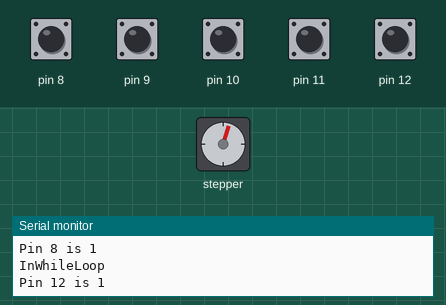
Recording of a sketch running on a simulated Arduino Mega 2560, built with avr-gcc and run on an emulated ATmega2560. On the bench: stepper motor, the last lines printed to the serial monitor. The test bench sets the inputs (shaded band); at power-on: pin 8–12 HIGH. Stepper angles assume 200 steps per turn.

Above: at 0.82 s.
0.9 s: pin 12 pulled LOW for 0.15 s
At 1.6 s:
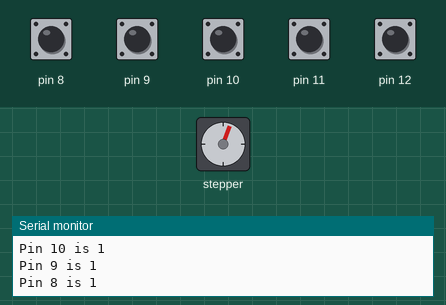
2.5 s: pin 9 pulled LOW for 0.15 s
At 3.7 s:
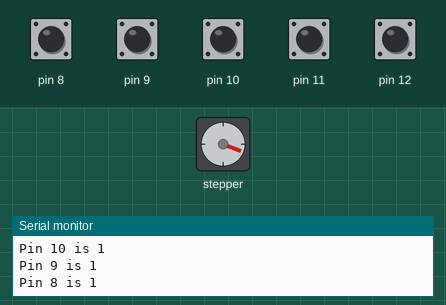
4.1 s: pin 10 pulled LOW for 0.15 s
At 5.1 s:
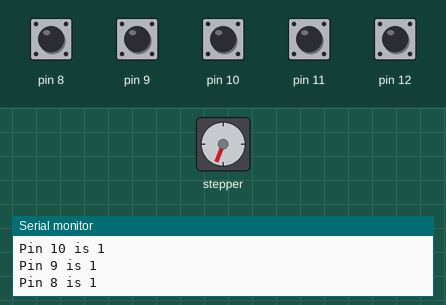
5.7 s: pin 8 pulled LOW for 0.15 s
At 6.6 s:
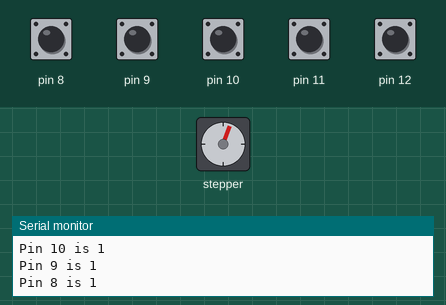
7.3 s: pin 11 pulled LOW for 0.15 s
At 8.5 s:
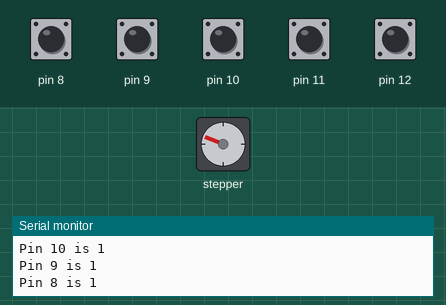
8.9 s: pin 8 pulled LOW for 1 s
At 9.9 s:
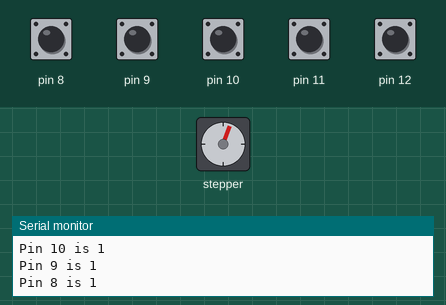
Timing chart, 0 to 11.9 s (numbered marks = the images above; inputs shaded):
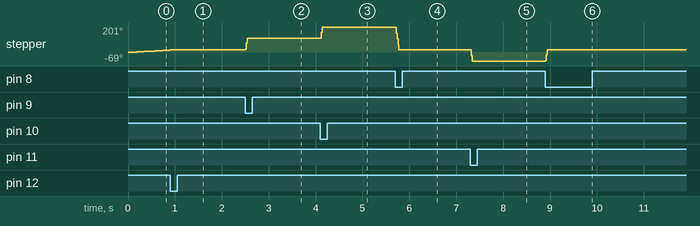

The sketch:

AdafruitMotorShield.ino
```cpp
/*
This is a sketch that uses the AdaFruit Motor shield to test the concept of the mega valve controller.
*/
// Utilizes input pullup

#include <Wire.h>
#include <Adafruit_MotorShield.h>


// Create the motor shield object with the default I2C address
Adafruit_MotorShield AFMS = Adafruit_MotorShield();


// Connect a stepper motor with 200 steps per revolution (1.8 degree)
// to motor port #1 (M1 and M2)
Adafruit_StepperMotor *myMotor = AFMS.getStepper(200, 1);

int valve = 0;

void printstatus() {
int pin8 = digitalRead(8);
int pin9 = digitalRead(9);
int pin10 = digitalRead(10);
int pin11 = digitalRead(11);
int pin12 = digitalRead(12);
Serial.print ("Pin 12 is ");
Serial.println(pin12);
Serial.print("Pin 11 is ");
Serial.println(pin11);
Serial.print("Pin 10 is ");
Serial.println(pin10);
Serial.print("Pin 9 is ");
Serial.println(pin9);
Serial.print("Pin 8 is ");
Serial.println(pin8);
delay(2);}

void setup() {

  Serial.begin(9600);           // set up Serial library at 9600 bps
  Serial.println("Starting Program");

  pinMode(8,INPUT_PULLUP);
  pinMode(9,INPUT_PULLUP);
  pinMode(10,INPUT_PULLUP);
  pinMode(11,INPUT_PULLUP);
  pinMode(12,INPUT_PULLUP);
printstatus();

  AFMS.begin();  // create with the default frequency 1.6KHz
  //AFMS.begin(1000);  // OR with a different frequency, say 1KHz

  myMotor->setSpeed(100);  // 100 rpm


// Find Home

  while (digitalRead(12) == HIGH) {
  Serial.println("InWhileLoop");
  printstatus();
  delay(10);
  myMotor->onestep(FORWARD, DOUBLE);
  valve = 1;

  }

 myMotor->setSpeed(500); // 500 rpm

}


void loop() {


  if (digitalRead(8) == LOW) {
// Move to Position 1

   if (valve == 1) {
   //Don't Move
   }
   if (valve == 2) {
    myMotor->step(50, BACKWARD, DOUBLE);
   }
   if(valve == 3) {
    myMotor->step(100,BACKWARD,DOUBLE);
   }
   if(valve == 4) {
    myMotor->step(50,FORWARD, DOUBLE);
   }
   valve = 1;
   myMotor->release();
  }


  if (digitalRead(9) == LOW) {
// Move to Position 2

   if (valve == 1) {
   myMotor->step(50, FORWARD, DOUBLE);
   }
   if (valve == 2) {
    //Don't Move
   }
   if(valve == 3) {
    myMotor->step(50,BACKWARD,DOUBLE);
   }
   if(valve == 4) {
    myMotor->step(100,FORWARD, DOUBLE);
   }
   valve = 2;
   myMotor->release();
  }


  if (digitalRead(10) == LOW) {
// Move to Position 3

   if (valve == 1) {
   myMotor->step(100, FORWARD, DOUBLE);
   }
   if (valve == 2) {
    myMotor->step(50,FORWARD,DOUBLE);
   }
   if(valve == 3) {
    //Don't Move
   }
   if(valve == 4) {
    myMotor->step(50,BACKWARD, DOUBLE);
   }
   valve = 3;
   myMotor->release();
  }

  if (digitalRead(11) == LOW) {
// Move to Position 4
   if (valve == 1) {
   myMotor->step(50, BACKWARD, DOUBLE);
   }
   if (valve == 2) {
    myMotor->step(100,FORWARD,DOUBLE);
   }
   if(valve == 3) {
    myMotor->step(50, FORWARD, DOUBLE);
   }
   if(valve == 4) {
    //Don't Move
   }
   valve = 4;
   myMotor->release();
  }

}
```

Measured:
- after the input at 0.9 s, stepper: goes on until 1.0 s, then stays 21°
- after the input at 2.5 s, stepper: turns 90° clockwise, starting at once
- after the input at 4.1 s, stepper: turns 90° clockwise, starting at once
- after the input at 5.7 s, stepper: turns 180° counter-clockwise, starting at once
- after the input at 7.3 s, stepper: turns 90° counter-clockwise, starting at once
- after the input at 8.9 s, stepper: turns 90° clockwise, starting at once
